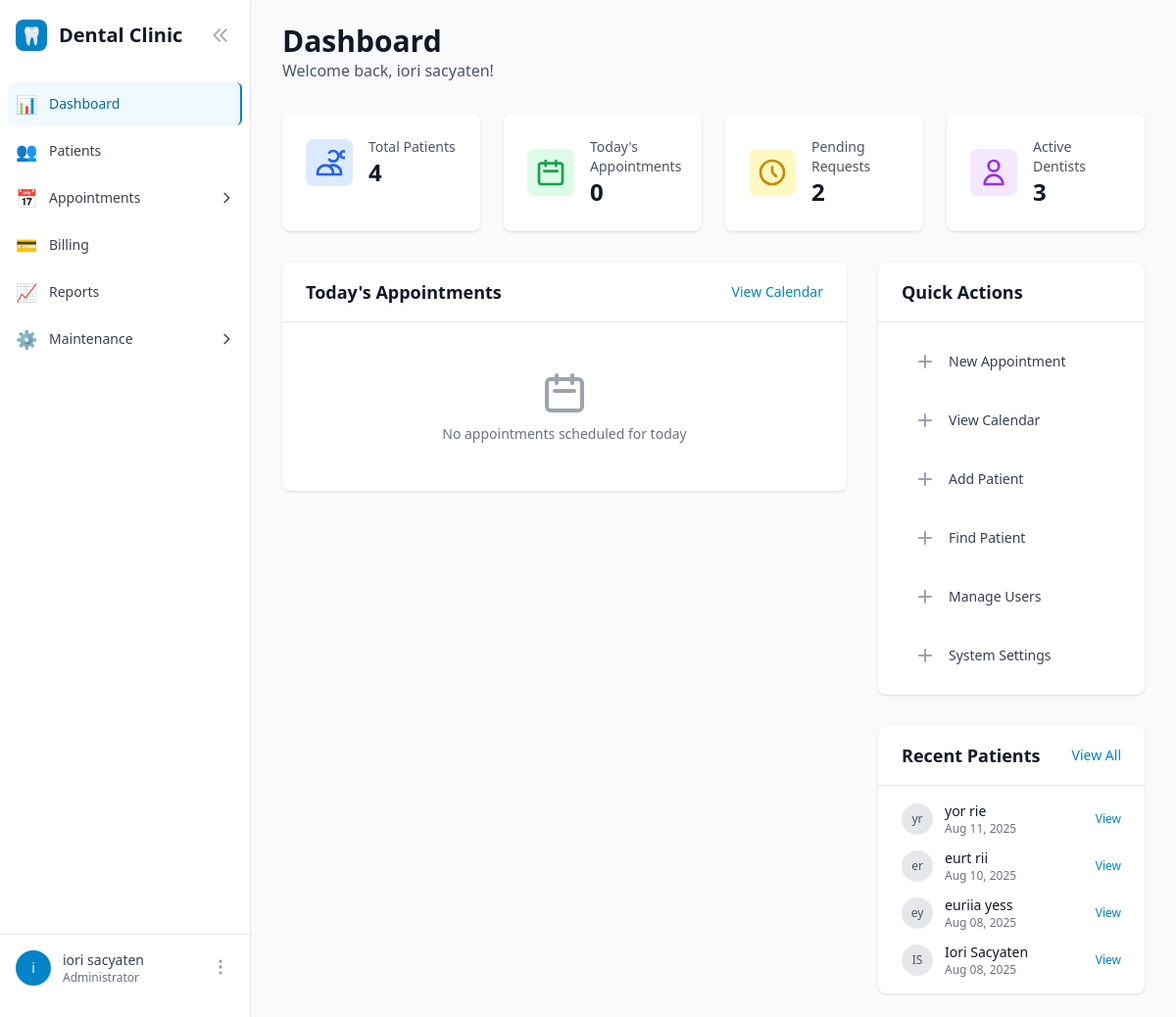
Before: /dashboard/ (signed in) with the older database file.
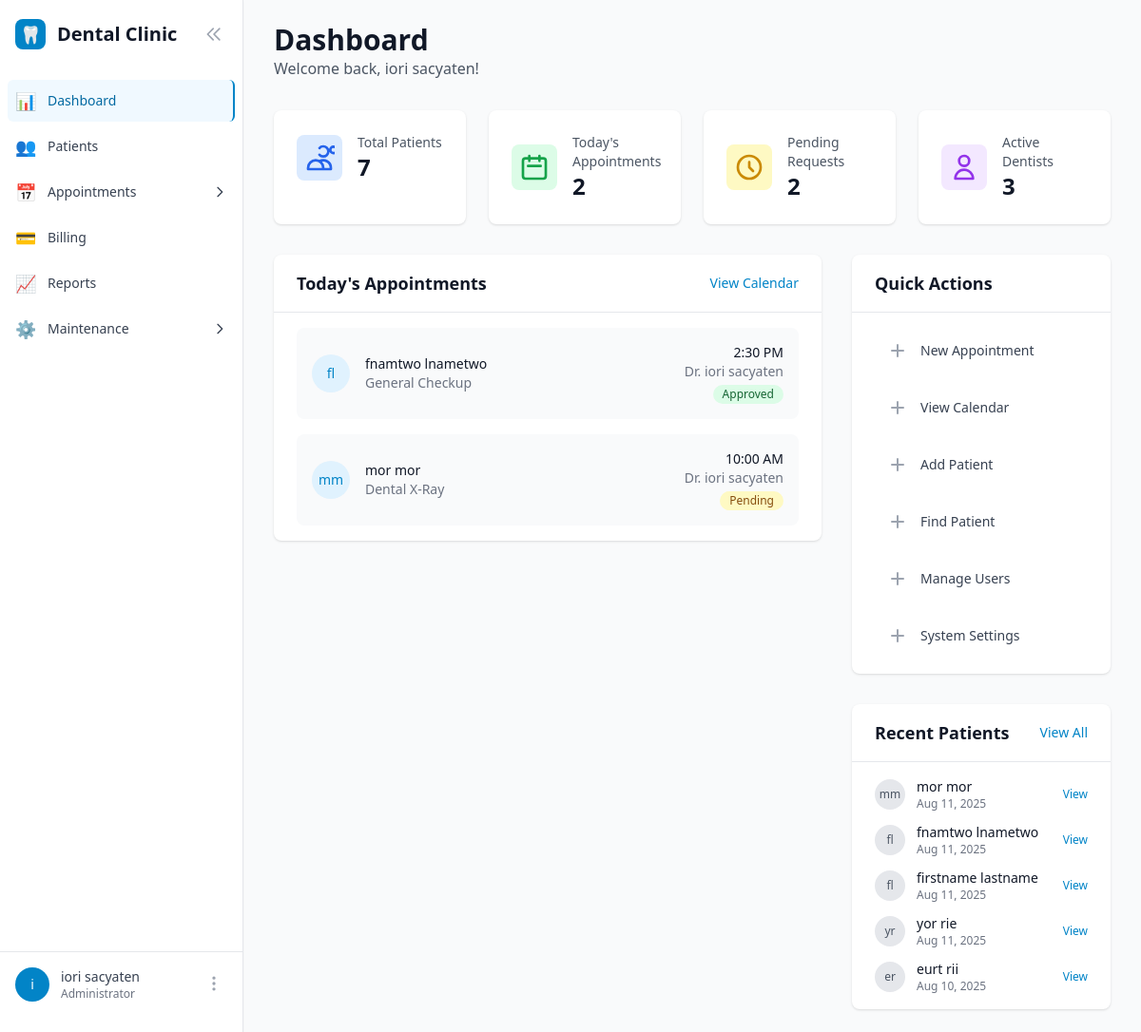
After: the same page with the newer database file.
### patients/models.py (models this page shows, shortened)
class Patient(models.Model):
    first_name = models.CharField(max_length=100)
    last_name = models.CharField(max_length=100)
    email = models.EmailField(blank=True)
    phone_regex = RegexValidator(
        regex=r'^\+?1?\d{9,15}$',
        message="Phone number must be entered in the format: '+999999999'. Up to 15 digits allowed."
    )
    contact_number = models.CharField(validators=[phone_regex], max_length=17, blank=True)
    address = models.TextField(blank=True)
    date_of_birth = models.DateField(null=True, blank=True)
    emergency_contact_name = models.CharField(max_length=100, blank=True)
    emergency_contact_phone = models.CharField(validators=[phone_regex], max_length=17, blank=True)
    medical_notes = models.TextField(blank=True, help_text="Allergies, medical conditions, etc.")
    created_at = models.DateTimeField(auto_now_add=True)
    updated_at = models.DateTimeField(auto_now=True)
    is_active = models.BooleanField(default=True)
    class Meta:
        ordering = ['last_name', 'first_name']
        indexes = [
            models.Index(fields=['email']),
            models.Index(fields=['contact_number']),
            models.Index(fields=['last_name', 'first_name']),
        ]
    @property
    def full_name(self):
        return f"{self.first_name} {self.last_name}"

### appointments/models.py (models this page shows, shortened)
class Appointment(models.Model):
    STATUS_CHOICES = [
        ('pending', 'Pending'),
        ('approved', 'Approved'),
        ('rejected', 'Rejected'),
        ('reassigned', 'Reassigned'),
        ('cancelled', 'Cancelled'),
        ('did_not_arrive', 'Did Not Arrive'),
        ('completed', 'Completed'),
    ]
    PATIENT_TYPE_CHOICES = [
        ('new', 'New Patient'),
        ('returning', 'Returning Patient'),
    ]
    patient = models.ForeignKey('patients.Patient', on_delete=models.CASCADE, related_name='appointments')
    dentist = models.ForeignKey('users.User', on_delete=models.PROTECT, related_name='appointments')
    service = models.ForeignKey('services.Service', on_delete=models.PROTECT)
    schedule = models.ForeignKey(Schedule, on_delete=models.PROTECT, related_name='appointments')
    status = models.CharField(max_length=20, choices=STATUS_CHOICES, default='pending')
    patient_type = models.CharField(max_length=10, choices=PATIENT_TYPE_CHOICES, default='returning')
    reason = models.TextField(blank=True)
    requested_at = models.DateTimeField(auto_now_add=True)
    approved_at = models.DateTimeField(null=True, blank=True)
    approved_by = models.ForeignKey('users.User', on_delete=models.SET_NULL, null=True, blank=True, related_name='approved_appointments')
    staff_notes = models.TextField(blank=True)
    class Meta:
        ordering = ['requested_at']  # Changed from schedule__date to avoid field lookup issues
        indexes = [
            models.Index(fields=['status']),
            models.Index(fields=['patient']),
            models.Index(fields=['dentist']),
            models.Index(fields=['requested_at']),
        ]

class Schedule(models.Model):
    dentist = models.ForeignKey('users.User', on_delete=models.CASCADE, related_name='schedules')
    date = models.DateField()
    start_time = models.TimeField()
    end_time = models.TimeField()
    is_available = models.BooleanField(default=True)
    notes = models.TextField(blank=True)
    created_at = models.DateTimeField(auto_now_add=True)
    class Meta:
        ordering = ['date', 'start_time']
        unique_together = ['dentist', 'date', 'start_time']

### services/models.py (models this page shows, shortened)
class Service(models.Model):
    name = models.CharField(max_length=200)
    description = models.TextField(blank=True)
    duration_minutes = models.PositiveIntegerField(
        default=30,
        help_text="Duration of the service in minutes"
    )
    min_price = models.DecimalField(
        max_digits=10,
        decimal_places=2,
        help_text="Minimum price for this service"
    )
    max_price = models.DecimalField(
        max_digits=10,
        decimal_places=2,
        help_text="Maximum price for this service"
    )
    is_archived = models.BooleanField(default=False)
    created_at = models.DateTimeField(auto_now_add=True)
    updated_at = models.DateTimeField(auto_now=True)
    class Meta:
        ordering = ['name']

### users/models.py (models this page shows, shortened)
class User(AbstractUser):
    role = models.ForeignKey(Role, on_delete=models.PROTECT, null=True, blank=True)
    phone = models.CharField(max_length=20, blank=True)
    is_active_dentist = models.BooleanField(default=False, help_text="Can accept appointments")
    created_at = models.DateTimeField(auto_now_add=True)
    updated_at = models.DateTimeField(auto_now=True)
    def has_permission(self, module_name):
        if self.is_superuser:
            return True
        if not self.role or self.role.is_archived:  # Users with archived roles lose access
            return False
        return self.role.permissions.get(module_name, False)
    @property
    def full_name(self):
        return self.get_full_name() or self.username

### core/views.py (the view)
# urls.py: path('dashboard/', views.DashboardView.as_view(), name='dashboard'),
class DashboardView(LoginRequiredMixin, TemplateView):
    template_name = 'core/dashboard.html'
    def get_context_data(self, **kwargs):
        context = super().get_context_data(**kwargs)
        today = timezone.now().date()
        all_appointments = Appointment.objects.filter(
            status__in=['approved', 'pending']
        ).select_related('patient', 'dentist', 'service', 'schedule')
        context['todays_appointments'] = [
            apt for apt in all_appointments if apt.schedule.date == today
        ]
        context['pending_requests'] = Appointment.objects.filter(
            status='pending'
        ).count()
        context['recent_patients'] = Patient.objects.filter(
            is_active=True
        ).order_by('-created_at')[:5]
        context['stats'] = {
            'total_patients': Patient.objects.filter(is_active=True).count(),
            'todays_appointments_count': len(context['todays_appointments']),
            'pending_requests_count': context['pending_requests'],
            'active_dentists': User.objects.filter(is_active_dentist=True).count(),
        }
        context['quick_actions'] = self.get_quick_actions()
        return context
    def get_quick_actions(self):
        actions = []
        user = self.request.user
        if user.has_permission('appointments'):
            actions.extend([
                {'name': 'New Appointment', 'url': 'appointments:appointment_create', 'icon': 'calendar'},
                {'name': 'View Calendar', 'url': 'appointments:appointment_calendar', 'icon': 'calendar-view'},
            ])
        if user.has_permission('patients'):
            actions.extend([
                {'name': 'Add Patient', 'url': 'patients:patient_create', 'icon': 'user-plus'},
                {'name': 'Find Patient', 'url': 'patients:find_patient', 'icon': 'search'},
            ])
        if user.has_permission('maintenance'):
            actions.extend([
                {'name': 'Manage Users', 'url': 'users:user_list', 'icon': 'users'},
                {'name': 'System Settings', 'url': 'core:holiday_list', 'icon': 'settings'},
            ])
        return actions

### users/templatetags/user_tags.py (called while the page is built)
@register.filter
def has_permission(user, module_name):
    if not user or not user.is_authenticated:
        return False
    if user.is_superuser:
        return True
    if not hasattr(user, 'role') or not user.role:
        return False
    return user.role.permissions.get(module_name, False)

### templates/core/dashboard.html (shortened to what the changed rows need)
{% extends 'base.html' %}
{% load user_tags %}
{% block content %}
<div class="mb-8">
    <h1 class="text-3xl font-bold text-gray-900">Dashboard</h1>
</div>
<div class="grid grid-cols-1 md:grid-cols-2 lg:grid-cols-4 gap-6 mb-8">
    <div class="bg-white rounded-lg shadow p-6">
        <div class="flex items-center">
            <div class="ml-4">
                <p class="text-sm font-medium text-gray-600">Total Patients</p>
                <p class="text-2xl font-bold text-gray-900">{{ stats.total_patients }}</p>
            </div>
        </div>
    </div>
    <div class="bg-white rounded-lg shadow p-6">
        <div class="flex items-center">
            <div class="ml-4">
                <p class="text-sm font-medium text-gray-600">Today's Appointments</p>
                <p class="text-2xl font-bold text-gray-900">{{ stats.todays_appointments_count }}</p>
            </div>
        </div>
    </div>
</div>
<div class="grid grid-cols-1 lg:grid-cols-3 gap-8">
    <div class="lg:col-span-2">
        <div class="bg-white rounded-lg shadow">
            <div class="px-6 py-4 border-b border-gray-200">
                <div class="flex items-center justify-between">
                    <h2 class="text-lg font-semibold text-gray-900">Today's Appointments</h2>
                    {% load user_tags %}
                </div>
            </div>
            <div class="px-6 py-4">
                {% if todays_appointments %}
                    <div class="space-y-4">
                        {% for appointment in todays_appointments %}
                        <div class="flex items-center justify-between p-4 bg-gray-50 rounded-lg">
                            <div class="flex items-center space-x-4">
                                <div class="flex-shrink-0">
                                    <div class="w-10 h-10 bg-primary-100 rounded-full flex items-center justify-center">
                                        <span class="text-primary-600 font-medium text-sm">
                                            {{ appointment.patient.first_name|first }}{{ appointment.patient.last_name|first }}
                                        </span>
                                    </div>
                                </div>
                                <div>
                                    <p class="text-sm font-medium text-gray-900">{{ appointment.patient.full_name }}</p>
                                    <p class="text-sm text-gray-500">{{ appointment.service.name }}</p>
                                </div>
                            </div>
                            <div class="text-right">
                                <p class="text-sm font-medium text-gray-900">{{ appointment.schedule.start_time|time:"g:i A" }}</p>
                                <p class="text-sm text-gray-500">Dr. {{ appointment.dentist.get_full_name }}</p>
                                <span class="inline-flex items-center px-2.5 py-0.5 rounded-full text-xs font-medium
                                    {% if appointment.status == 'approved' %}bg-green-100 text-green-800
                                    {% elif appointment.status == 'pending' %}bg-yellow-100 text-yellow-800
                                    {% else %}bg-gray-100 text-gray-800{% endif %}">
                                    {{ appointment.get_status_display }}
                                </span>
                            </div>
                        </div>
                        {% endfor %}
                    </div>
                {% else %}
                    <div class="text-center py-8">
                        <svg class="mx-auto h-12 w-12 text-gray-400" fill="none" stroke="currentColor" viewBox="0 0 24 24">
                            <path stroke-linecap="round" stroke-linejoin="round" stroke-width="2" d="M8 7V3m8 4V3m-9 8h10M5 21h14a2 2 0 002-2V7a2 2 0 00-2-2H5a2 2 0 00-2 2v12a2 2 0 002 2z"></path>
                        </svg>
                        <p class="mt-2 text-sm text-gray-500">No appointments scheduled for today</p>
                    </div>
                {% endif %}
            </div>
        </div>
    </div>
    <div class="space-y-8">
        <div class="bg-white rounded-lg shadow">
            <div class="px-6 py-4 border-b border-gray-200">
                <h2 class="text-lg font-semibold text-gray-900">Quick Actions</h2>
            </div>
            <div class="px-6 py-4">
                <div class="space-y-3">
                    {% for action in quick_actions %}
                    <a href="{% url action.url %}"
                       class="flex items-center p-3 text-sm font-medium text-gray-700 rounded-lg hover:bg-gray-100 transition duration-150">
                        <div class="flex-shrink-0 w-6 h-6 text-gray-400 mr-3">
                            <svg fill="none" stroke="currentColor" viewBox="0 0 24 24">
                                <path stroke-linecap="round" stroke-linejoin="round" stroke-width="2" d="M12 6v6m0 0v6m0-6h6m-6 0H6"></path>
                            </svg>
                        </div>
                        {{ action.name }}
                    </a>
                    {% endfor %}
                </div>
            </div>
        </div>
        {% if user|has_permission:'patients' %}
        <div class="bg-white rounded-lg shadow">
            <div class="px-6 py-4 border-b border-gray-200">
                <div class="flex items-center justify-between">
                    <h2 class="text-lg font-semibold text-gray-900">Recent Patients</h2>
                </div>
            </div>
            <div class="px-6 py-4">
                {% if recent_patients %}
                    <div class="space-y-3">
                        {% for patient in recent_patients %}
                        <div class="flex items-center justify-between">
                            <div class="flex items-center space-x-3">
                                <div class="flex-shrink-0">
                                    <div class="w-8 h-8 bg-gray-200 rounded-full flex items-center justify-center">
                                        <span class="text-gray-600 font-medium text-xs">
                                            {{ patient.first_name|first }}{{ patient.last_name|first }}
                                        </span>
                                    </div>
                                </div>
                                <div>
                                    <p class="text-sm font-medium text-gray-900">{{ patient.full_name }}</p>
                                    <p class="text-xs text-gray-500">{{ patient.created_at|date:"M d, Y" }}</p>
                                </div>
                            </div>
                            <a href="{% url 'patients:patient_detail' patient.pk %}"
                               class="text-primary-600 hover:text-primary-700 text-xs">
                                View
                            </a>
                        </div>
                        {% endfor %}
                    </div>
                {% else %}
                    <p class="text-sm text-gray-500 text-center py-4">No recent patients</p>
                {% endif %}
            </div>
        </div>
        {% endif %}
    </div>
</div>
{% endblock %}

Changed rows visible on the page:
no longer on this page (row unchanged): Patient: first_name|first "e", last_name|first "y", full_name "euriia yess", created_at "Aug 08, 2025"
no longer on this page (row unchanged): Patient: first_name|first "I", last_name|first "S", full_name "Iori Sacyaten", created_at "Aug 08, 2025"
added Appointment: patient.first_name|first "f", patient.full_name "fnamtwo lnametwo", service.name "General Checkup", schedule.start_time "2:30 PM", dentist.get_full_name "iori sacyaten", status "Approved"
added Appointment: patient.first_name|first "m", patient.last_name|first "m", patient.full_name "mor mor", service.name "Dental X-Ray", schedule.start_time "10:00 AM", dentist.get_full_name "iori sacyaten", status "Pending"
added Patient: first_name|first "m", last_name|first "m", full_name "mor mor", created_at "Aug 11, 2025"
added Patient: first_name|first "f", full_name "fnamtwo lnametwo", created_at "Aug 11, 2025"
added Patient: first_name|first "f", full_name "firstname lastname", created_at "Aug 11, 2025"
Other visible differences:
{{ stats.total_patients }}: "4" → "7"
{{ stats.todays_appointments_count }}: "0" → "2"
text no longer shown: "No appointments scheduled for today"
